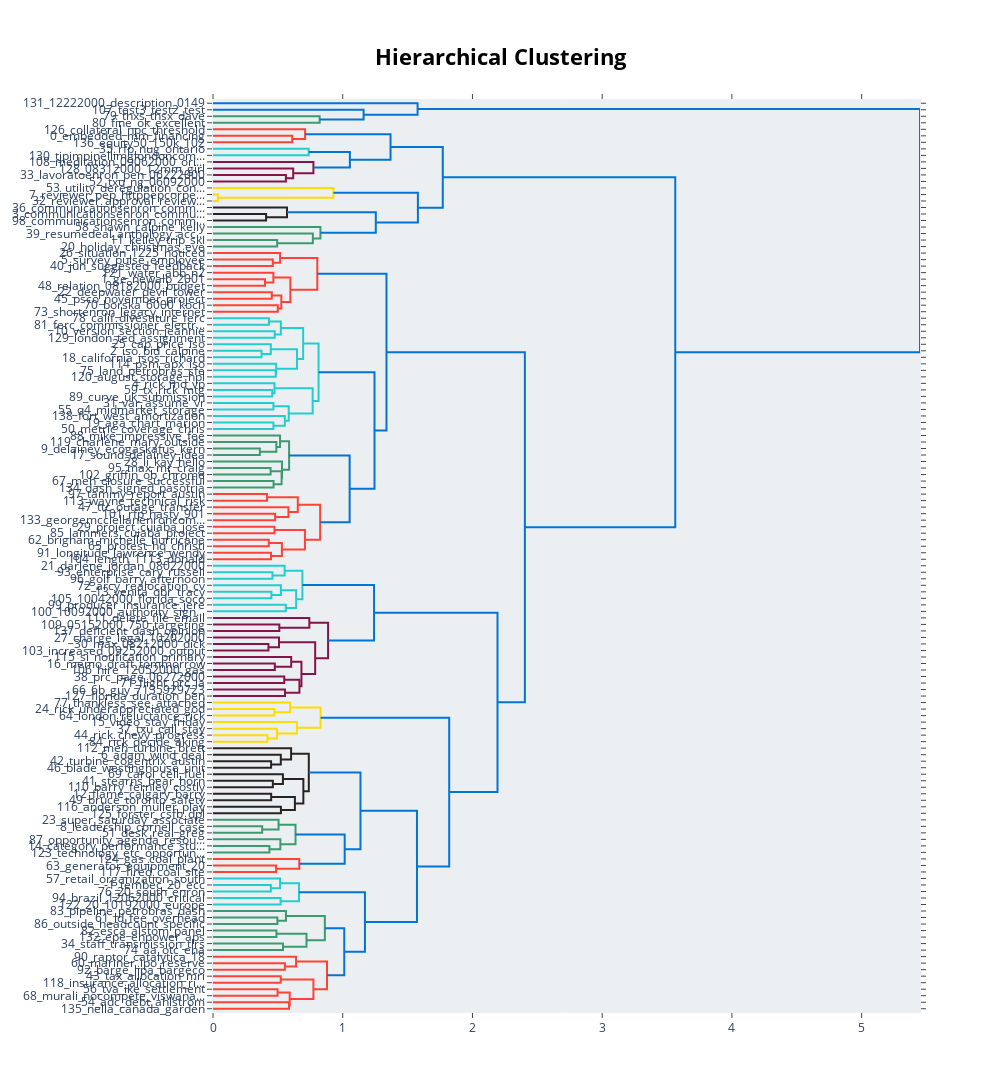

Notebook source saved alongside this figure:
### Markdown cell above
### Takeaways
- Produced too many topics to analyze. Need to reduce topic count.

### What does the topics hierarchy look like?

### Code cell
model.topic_tree(topic_model)

### Figure 1 — Plotly figure (JSON) as saved in the notebook; plotly's stock layout.template omitted (floating-point values rounded to 4 significant figures; data arrays with more than 128 entries replaced by an {"elided": "..."} marker saying what was removed)
{"data": [{"hoverinfo": "text", "marker": {"color": "rgb(61,153,112)"}, "mode": "lines", "type": "scatter", "x": [0, 0.8221, 0.8221, 0], "xaxis": "x", "y": [-25, -25, -35, -35], "yaxis": "y"}, {"hoverinfo": "text", "marker": {"color": "rgb(0,116,217)"}, "mode": "lines", "type": "scatter", "x": [0, 1.161, 1.161, 0.8221], "xaxis": "x", "y": [-15, -15, -30, -30], "yaxis": "y"}, {"hoverinfo": "text", "marker": {"color": "rgb(0,116,217)"}, "mode": "lines", "type": "scatter", "x": [0, 1.577, 1.577, 1.161], "xaxis": "x", "y": [-5, -5, -22.5, -22.5], "yaxis": "y"}, {"hoverinfo": "text", "marker": {"color": "rgb(255,65,54)"}, "mode": "lines", "type": "scatter", "x": [0, 0.6111, 0.6111, 0], "xaxis": "x", "y": [-55, -55, -65, -65], "yaxis": "y"}, {"hoverinfo": "text", "marker": {"color": "rgb(255,65,54)"}, "mode": "lines", "type": "scatter", "x": [0, 0.7099, 0.7099, 0.6111], "xaxis": "x", "y": [-45, -45, -60, -60], "yaxis": "y"}, {"hoverinfo": "text", "marker": {"color": "rgb(35,205,205)"}, "mode": "lines", "type": "scatter", "x": [0, 0.7377, 0.7377, 0], "xaxis": "x", "y": [-75, -75, -85, -85], "yaxis": "y"}, {"hoverinfo": "text", "marker": {"color": "rgb(133,20,75)"}, "mode": "lines", "type": "scatter", "x": [0, 0.5619, 0.5619, 0], "xaxis": "x", "y": [-115, -115, -125, -125], "yaxis": "y"}, {"hoverinfo": "text", "marker": {"color": "rgb(133,20,75)"}, "mode": "lines", "type": "scatter", "x": [0, 0.6182, 0.6182, 0.5619], "xaxis": "x", "y": [-105, -105, -120, -120], "yaxis": "y"}, {"hoverinfo": "text", "marker": {"color": "rgb(133,20,75)"}, "mode": "lines", "type": "scatter", "x": [0, 0.7741, 0.7741, 0.6182], "xaxis": "x", "y": [-95, -95, -112.5, -112.5], "yaxis": "y"}, {"hoverinfo": "text", "marker": {"color": "rgb(0,116,217)"}, "mode": "lines", "type": "scatter", "x": [0.7377, 1.055, 1.055, 0.7741], "xaxis": "x", "y": [-80, -80, -103.8, -103.8], "yaxis": "y"}, {"hoverinfo": "text", "marker": {"color": "rgb(0,116,217)"}, "mode": "lines", "type": "scatter", "x": [0.7099, 1.369, 1.369, 1.055], "xaxis": "x", "y": [-52.5, -52.5, -91.88, -91.88], "yaxis": "y"}, {"hoverinfo": "text", "marker": {"color": "rgb(255,220,0)"}, "mode": "lines", "type": "scatter", "x": [0, 0.03767, 0.03767, 0], "xaxis": "x", "y": [-145, -145, -155, -155], "yaxis": "y"}, {"hoverinfo": "text", "marker": {"color": "rgb(255,220,0)"}, "mode": "lines", "type": "scatter", "x": [0, 0.9284, 0.9284, 0.03767], "xaxis": "x", "y": [-135, -135, -150, -150], "yaxis": "y"}, {"hoverinfo": "text", "marker": {"color": "rgb(40,35,35)"}, "mode": "lines", "type": "scatter", "x": [0, 0.4091, 0.4091, 0], "xaxis": "x", "y": [-175, -175, -185, -185], "yaxis": "y"}, {"hoverinfo": "text", "marker": {"color": "rgb(40,35,35)"}, "mode": "lines", "type": "scatter", "x": [0, 0.5705, 0.5705, 0.4091], "xaxis": "x", "y": [-165, -165, -180, -180], "yaxis": "y"}, {"hoverinfo": "text", "marker": {"color": "rgb(61,153,112)"}, "mode": "lines", "type": "scatter", "x": [0, 0.4947, 0.4947, 0], "xaxis": "x", "y": [-215, -215, -225, -225], "yaxis": "y"}, {"hoverinfo": "text", "marker": {"color": "rgb(61,153,112)"}, "mode": "lines", "type": "scatter", "x": [0, 0.7698, 0.7698, 0.4947], "xaxis": "x", "y": [-205, -205, -220, -220], "yaxis": "y"}, {"hoverinfo": "text", "marker": {"color": "rgb(61,153,112)"}, "mode": "lines", "type": "scatter", "x": [0, 0.828, 0.828, 0.7698], "xaxis": "x", "y": [-195, -195, -212.5, -212.5], "yaxis": "y"}, {"hoverinfo": "text", "marker": {"color": "rgb(0,116,217)"}, "mode": "lines", "type": "scatter", "x": [0.5705, 1.255, 1.255, 0.828], "xaxis": "x", "y": [-172.5, -172.5, -203.8, -203.8], "yaxis": "y"}, {"hoverinfo": "text", "marker": {"color": "rgb(0,116,217)"}, "mode": "lines", "type": "scatter", "x": [0.9284, 1.579, 1.579, 1.255], "xaxis": "x", "y": [-142.5, -142.5, -188.1, -188.1], "yaxis": "y"}, {"hoverinfo": "text", "marker": {"color": "rgb(0,116,217)"}, "mode": "lines", "type": "scatter", "x": [1.369, 1.771, 1.771, 1.579], "xaxis": "x", "y": [-72.19, -72.19, -165.3, -165.3], "yaxis": "y"}, {"hoverinfo": "text", "marker": {"color": "rgb(255,65,54)"}, "mode": "lines", "type": "scatter", "x": [0, 0.4611, 0.4611, 0], "xaxis": "x", "y": [-245, -245, -255, -255], "yaxis": "y"}, {"hoverinfo": "text", "marker": {"color": "rgb(255,65,54)"}, "mode": "lines", "type": "scatter", "x": [0, 0.5172, 0.5172, 0.4611], "xaxis": "x", "y": [-235, -235, -250, -250], "yaxis": "y"}, {"hoverinfo": "text", "marker": {"color": "rgb(255,65,54)"}, "mode": "lines", "type": "scatter", "x": [0, 0.4008, 0.4008, 0], "xaxis": "x", "y": [-275, -275, -285, -285], "yaxis": "y"}, {"hoverinfo": "text", "marker": {"color": "rgb(255,65,54)"}, "mode": "lines", "type": "scatter", "x": [0, 0.4654, 0.4654, 0.4008], "xaxis": "x", "y": [-265, -265, -280, -280], "yaxis": "y"}, {"hoverinfo": "text", "marker": {"color": "rgb(255,65,54)"}, "mode": "lines", "type": "scatter", "x": [0, 0.4528, 0.4528, 0], "xaxis": "x", "y": [-295, -295, -305, -305], "yaxis": "y"}, {"hoverinfo": "text", "marker": {"color": "rgb(255,65,54)"}, "mode": "lines", "type": "scatter", "x": [0, 0.4995, 0.4995, 0], "xaxis": "x", "y": [-315, -315, -325, -325], "yaxis": "y"}, {"hoverinfo": "text", "marker": {"color": "rgb(255,65,54)"}, "mode": "lines", "type": "scatter", "x": [0.4528, 0.5267, 0.5267, 0.4995], "xaxis": "x", "y": [-300, -300, -320, -320], "yaxis": "y"}, {"hoverinfo": "text", "marker": {"color": "rgb(255,65,54)"}, "mode": "lines", "type": "scatter", "x": [0.4654, 0.5962, 0.5962, 0.5267], "xaxis": "x", "y": [-272.5, -272.5, -310, -310], "yaxis": "y"}, {"hoverinfo": "text", "marker": {"color": "rgb(255,65,54)"}, "mode": "lines", "type": "scatter", "x": [0.5172, 0.804, 0.804, 0.5962], "xaxis": "x", "y": [-242.5, -242.5, -291.2, -291.2], "yaxis": "y"}, {"hoverinfo": "text", "marker": {"color": "rgb(35,205,205)"}, "mode": "lines", "type": "scatter", "x": [0, 0.431, 0.431, 0], "xaxis": "x", "y": [-335, -335, -345, -345], "yaxis": "y"}, {"hoverinfo": "text", "marker": {"color": "rgb(35,205,205)"}, "mode": "lines", "type": "scatter", "x": [0, 0.4757, 0.4757, 0], "xaxis": "x", "y": [-355, -355, -365, -365], "yaxis": "y"}, {"hoverinfo": "text", "marker": {"color": "rgb(35,205,205)"}, "mode": "lines", "type": "scatter", "x": [0.431, 0.523, 0.523, 0.4757], "xaxis": "x", "y": [-340, -340, -360, -360], "yaxis": "y"}, {"hoverinfo": "text", "marker": {"color": "rgb(35,205,205)"}, "mode": "lines", "type": "scatter", "x": [0, 0.3742, 0.3742, 0], "xaxis": "x", "y": [-385, -385, -395, -395], "yaxis": "y"}, {"hoverinfo": "text", "marker": {"color": "rgb(35,205,205)"}, "mode": "lines", "type": "scatter", "x": [0, 0.4455, 0.4455, 0.3742], "xaxis": "x", "y": [-375, -375, -390, -390], "yaxis": "y"}, {"hoverinfo": "text", "marker": {"color": "rgb(35,205,205)"}, "mode": "lines", "type": "scatter", "x": [0, 0.4835, 0.4835, 0], "xaxis": "x", "y": [-415, -415, -425, -425], "yaxis": "y"}, {"hoverinfo": "text", "marker": {"color": "rgb(35,205,205)"}, "mode": "lines", "type": "scatter", "x": [0, 0.4872, 0.4872, 0.4835], "xaxis": "x", "y": [-405, -405, -420, -420], "yaxis": "y"}, {"hoverinfo": "text", "marker": {"color": "rgb(35,205,205)"}, "mode": "lines", "type": "scatter", "x": [0.4455, 0.6473, 0.6473, 0.4872], "xaxis": "x", "y": [-382.5, -382.5, -412.5, -412.5], "yaxis": "y"}, {"hoverinfo": "text", "marker": {"color": "rgb(35,205,205)"}, "mode": "lines", "type": "scatter", "x": [0.523, 0.6949, 0.6949, 0.6473], "xaxis": "x", "y": [-350, -350, -397.5, -397.5], "yaxis": "y"}, {"hoverinfo": "text", "marker": {"color": "rgb(35,205,205)"}, "mode": "lines", "type": "scatter", "x": [0, 0.4565, 0.4565, 0], "xaxis": "x", "y": [-445, -445, -455, -455], "yaxis": "y"}, {"hoverinfo": "text", "marker": {"color": "rgb(35,205,205)"}, "mode": "lines", "type": "scatter", "x": [0, 0.4741, 0.4741, 0.4565], "xaxis": "x", "y": [-435, -435, -450, -450], "yaxis": "y"}, {"hoverinfo": "text", "marker": {"color": "rgb(35,205,205)"}, "mode": "lines", "type": "scatter", "x": [0, 0.4656, 0.4656, 0], "xaxis": "x", "y": [-465, -465, -475, -475], "yaxis": "y"}, {"hoverinfo": "text", "marker": {"color": "rgb(35,205,205)"}, "mode": "lines", "type": "scatter", "x": [0, 0.4659, 0.4659, 0], "xaxis": "x", "y": [-495, -495, -505, -505], "yaxis": "y"}, {"hoverinfo": "text", "marker": {"color": "rgb(35,205,205)"}, "mode": "lines", "type": "scatter", "x": [0, 0.5537, 0.5537, 0.4659], "xaxis": "x", "y": [-485, -485, -500, -500], "yaxis": "y"}, {"hoverinfo": "text", "marker": {"color": "rgb(35,205,205)"}, "mode": "lines", "type": "scatter", "x": [0.4656, 0.5836, 0.5836, 0.5537], "xaxis": "x", "y": [-470, -470, -492.5, -492.5], "yaxis": "y"}, {"hoverinfo": "text", "marker": {"color": "rgb(35,205,205)"}, "mode": "lines", "type": "scatter", "x": [0.4741, 0.7682, 0.7682, 0.5836], "xaxis": "x", "y": [-442.5, -442.5, -481.2, -481.2], "yaxis": "y"}, {"hoverinfo": "text", "marker": {"color": "rgb(35,205,205)"}, "mode": "lines", "type": "scatter", "x": [0.6949, 0.8137, 0.8137, 0.7682], "xaxis": "x", "y": [-373.8, -373.8, -461.9, -461.9], "yaxis": "y"}, {"hoverinfo": "text", "marker": {"color": "rgb(61,153,112)"}, "mode": "lines", "type": "scatter", "x": [0, 0.361, 0.361, 0], "xaxis": "x", "y": [-535, -535, -545, -545], "yaxis": "y"}, {"hoverinfo": "text", "marker": {"color": "rgb(61,153,112)"}, "mode": "lines", "type": "scatter", "x": [0, 0.4884, 0.4884, 0.361], "xaxis": "x", "y": [-525, -525, -540, -540], "yaxis": "y"}, {"hoverinfo": "text", "marker": {"color": "rgb(61,153,112)"}, "mode": "lines", "type": "scatter", "x": [0, 0.5169, 0.5169, 0.4884], "xaxis": "x", "y": [-515, -515, -532.5, -532.5], "yaxis": "y"}, {"hoverinfo": "text", "marker": {"color": "rgb(61,153,112)"}, "mode": "lines", "type": "scatter", "x": [0, 0.4438, 0.4438, 0], "xaxis": "x", "y": [-565, -565, -575, -575], "yaxis": "y"}, {"hoverinfo": "text", "marker": {"color": "rgb(61,153,112)"}, "mode": "lines", "type": "scatter", "x": [0, 0.4669, 0.4669, 0], "xaxis": "x", "y": [-585, -585, -595, -595], "yaxis": "y"}, {"hoverinfo": "text", "marker": {"color": "rgb(61,153,112)"}, "mode": "lines", "type": "scatter", "x": [0.4438, 0.529, 0.529, 0.4669], "xaxis": "x", "y": [-570, -570, -590, -590], "yaxis": "y"}, {"hoverinfo": "text", "marker": {"color": "rgb(61,153,112)"}, "mode": "lines", "type": "scatter", "x": [0, 0.5316, 0.5316, 0.529], "xaxis": "x", "y": [-555, -555, -580, -580], "yaxis": "y"}, {"hoverinfo": "text", "marker": {"color": "rgb(61,153,112)"}, "mode": "lines", "type": "scatter", "x": [0.5169, 0.5866, 0.5866, 0.5316], "xaxis": "x", "y": [-523.8, -523.8, -567.5, -567.5], "yaxis": "y"}, {"hoverinfo": "text", "marker": {"color": "rgb(255,65,54)"}, "mode": "lines", "type": "scatter", "x": [0, 0.4166, 0.4166, 0], "xaxis": "x", "y": [-605, -605, -615, -615], "yaxis": "y"}, {"hoverinfo": "text", "marker": {"color": "rgb(255,65,54)"}, "mode": "lines", "type": "scatter", "x": [0, 0.4791, 0.4791, 0], "xaxis": "x", "y": [-635, -635, -645, -645], "yaxis": "y"}, {"hoverinfo": "text", "marker": {"color": "rgb(255,65,54)"}, "mode": "lines", "type": "scatter", "x": [0, 0.5814, 0.5814, 0.4791], "xaxis": "x", "y": [-625, -625, -640, -640], "yaxis": "y"}, {"hoverinfo": "text", "marker": {"color": "rgb(255,65,54)"}, "mode": "lines", "type": "scatter", "x": [0.4166, 0.6537, 0.6537, 0.5814], "xaxis": "x", "y": [-610, -610, -632.5, -632.5], "yaxis": "y"}, {"hoverinfo": "text", "marker": {"color": "rgb(255,65,54)"}, "mode": "lines", "type": "scatter", "x": [0, 0.4737, 0.4737, 0], "xaxis": "x", "y": [-655, -655, -665, -665], "yaxis": "y"}, {"hoverinfo": "text", "marker": {"color": "rgb(255,65,54)"}, "mode": "lines", "type": "scatter", "x": [0, 0.4297, 0.4297, 0], "xaxis": "x", "y": [-675, -675, -685, -685], "yaxis": "y"}, {"hoverinfo": "text", "marker": {"color": "rgb(255,65,54)"}, "mode": "lines", "type": "scatter", "x": [0, 0.4472, 0.4472, 0], "xaxis": "x", "y": [-695, -695, -705, -705], "yaxis": "y"}, {"hoverinfo": "text", "marker": {"color": "rgb(255,65,54)"}, "mode": "lines", "type": "scatter", "x": [0.4297, 0.5311, 0.5311, 0.4472], "xaxis": "x", "y": [-680, -680, -700, -700], "yaxis": "y"}, {"hoverinfo": "text", "marker": {"color": "rgb(255,65,54)"}, "mode": "lines", "type": "scatter", "x": [0.4737, 0.7086, 0.7086, 0.5311], "xaxis": "x", "y": [-660, -660, -690, -690], "yaxis": "y"}, {"hoverinfo": "text", "marker": {"color": "rgb(255,65,54)"}, "mode": "lines", "type": "scatter", "x": [0.6537, 0.8261, 0.8261, 0.7086], "xaxis": "x", "y": [-621.2, -621.2, -675, -675], "yaxis": "y"}, {"hoverinfo": "text", "marker": {"color": "rgb(0,116,217)"}, "mode": "lines", "type": "scatter", "x": [0.5866, 1.053, 1.053, 0.8261], "xaxis": "x", "y": [-545.6, -545.6, -648.1, -648.1], "yaxis": "y"}, {"hoverinfo": "text", "marker": {"color": "rgb(0,116,217)"}, "mode": "lines", "type": "scatter", "x": [0.8137, 1.245, 1.245, 1.053], "xaxis": "x", "y": [-417.8, -417.8, -596.9, -596.9], "yaxis": "y"}, {"hoverinfo": "text", "marker": {"color": "rgb(0,116,217)"}, "mode": "lines", "type": "scatter", "x": [0.804, 1.337, 1.337, 1.245], "xaxis": "x", "y": [-266.9, -266.9, -507.3, -507.3], "yaxis": "y"}, {"hoverinfo": "text", "marker": {"color": "rgb(35,205,205)"}, "mode": "lines", "type": "scatter", "x": [0, 0.4583, 0.4583, 0], "xaxis": "x", "y": [-725, -725, -735, -735], "yaxis": "y"}, {"hoverinfo": "text", "marker": {"color": "rgb(35,205,205)"}, "mode": "lines", "type": "scatter", "x": [0, 0.5522, 0.5522, 0.4583], "xaxis": "x", "y": [-715, -715, -730, -730], "yaxis": "y"}, {"hoverinfo": "text", "marker": {"color": "rgb(35,205,205)"}, "mode": "lines", "type": "scatter", "x": [0, 0.4501, 0.4501, 0], "xaxis": "x", "y": [-755, -755, -765, -765], "yaxis": "y"}, {"hoverinfo": "text", "marker": {"color": "rgb(35,205,205)"}, "mode": "lines", "type": "scatter", "x": [0, 0.5234, 0.5234, 0.4501], "xaxis": "x", "y": [-745, -745, -760, -760], "yaxis": "y"}, {"hoverinfo": "text", "marker": {"color": "rgb(35,205,205)"}, "mode": "lines", "type": "scatter", "x": [0, 0.5609, 0.5609, 0], "xaxis": "x", "y": [-775, -775, -785, -785], "yaxis": "y"}, {"hoverinfo": "text", "marker": {"color": "rgb(35,205,205)"}, "mode": "lines", "type": "scatter", "x": [0.5234, 0.641, 0.641, 0.5609], "xaxis": "x", "y": [-752.5, -752.5, -780, -780], "yaxis": "y"}, {"hoverinfo": "text", "marker": {"color": "rgb(35,205,205)"}, "mode": "lines", "type": "scatter", "x": [0.5522, 0.6892, 0.6892, 0.641], "xaxis": "x", "y": [-722.5, -722.5, -766.2, -766.2], "yaxis": "y"}, {"hoverinfo": "text", "marker": {"color": "rgb(133,20,75)"}, "mode": "lines", "type": "scatter", "x": [0, 0.5113, 0.5113, 0], "xaxis": "x", "y": [-805, -805, -815, -815], "yaxis": "y"}, {"hoverinfo": "text", "marker": {"color": "rgb(133,20,75)"}, "mode": "lines", "type": "scatter", "x": [0, 0.7425, 0.7425, 0.5113], "xaxis": "x", "y": [-795, -795, -810, -810], "yaxis": "y"}, {"hoverinfo": "text", "marker": {"color": "rgb(133,20,75)"}, "mode": "lines", "type": "scatter", "x": [0, 0.4273, 0.4273, 0], "xaxis": "x", "y": [-835, -835, -845, -845], "yaxis": "y"}, {"hoverinfo": "text", "marker": {"color": "rgb(133,20,75)"}, "mode": "lines", "type": "scatter", "x": [0, 0.5088, 0.5088, 0.4273], "xaxis": "x", "y": [-825, -825, -840, -840], "yaxis": "y"}, {"hoverinfo": "text", "marker": {"color": "rgb(133,20,75)"}, "mode": "lines", "type": "scatter", "x": [0, 0.4765, 0.4765, 0], "xaxis": "x", "y": [-865, -865, -875, -875], "yaxis": "y"}, {"hoverinfo": "text", "marker": {"color": "rgb(133,20,75)"}, "mode": "lines", "type": "scatter", "x": [0, 0.6027, 0.6027, 0.4765], "xaxis": "x", "y": [-855, -855, -870, -870], "yaxis": "y"}, {"hoverinfo": "text", "marker": {"color": "rgb(133,20,75)"}, "mode": "lines", "type": "scatter", "x": [0, 0.5492, 0.5492, 0], "xaxis": "x", "y": [-885, -885, -895, -895], "yaxis": "y"}, {"hoverinfo": "text", "marker": {"color": "rgb(133,20,75)"}, "mode": "lines", "type": "scatter", "x": [0, 0.5552, 0.5552, 0], "xaxis": "x", "y": [-905, -905, -915, -915], "yaxis": "y"}, {"hoverinfo": "text", "marker": {"color": "rgb(133,20,75)"}, "mode": "lines", "type": "scatter", "x": [0.5492, 0.6662, 0.6662, 0.5552], "xaxis": "x", "y": [-890, -890, -910, -910], "yaxis": "y"}, {"hoverinfo": "text", "marker": {"color": "rgb(133,20,75)"}, "mode": "lines", "type": "scatter", "x": [0.6027, 0.6817, 0.6817, 0.6662], "xaxis": "x", "y": [-862.5, -862.5, -900, -900], "yaxis": "y"}, {"hoverinfo": "text", "marker": {"color": "rgb(133,20,75)"}, "mode": "lines", "type": "scatter", "x": [0.5088, 0.7876, 0.7876, 0.6817], "xaxis": "x", "y": [-832.5, -832.5, -881.2, -881.2], "yaxis": "y"}, {"hoverinfo": "text", "marker": {"color": "rgb(133,20,75)"}, "mode": "lines", "type": "scatter", "x": [0.7425, 0.8872, 0.8872, 0.7876], "xaxis": "x", "y": [-802.5, -802.5, -856.9, -856.9], "yaxis": "y"}, {"hoverinfo": "text", "marker": {"color": "rgb(0,116,217)"}, "mode": "lines", "type": "scatter", "x": [0.6892, 1.241, 1.241, 0.8872], "xaxis": "x", "y": [-744.4, -744.4, -829.7, -829.7], "yaxis": "y"}, {"hoverinfo": "text", "marker": {"color": "rgb(255,220,0)"}, "mode": "lines", "type": "scatter", "x": [0, 0.4728, 0.4728, 0], "xaxis": "x", "y": [-935, -935, -945, -945], "yaxis": "y"}, {"hoverinfo": "text", "marker": {"color": "rgb(255,220,0)"}, "mode": "lines", "type": "scatter", "x": [0, 0.5938, 0.5938, 0.4728], "xaxis": "x", "y": [-925, -925, -940, -940], "yaxis": "y"}, {"hoverinfo": "text", "marker": {"color": "rgb(255,220,0)"}, "mode": "lines", "type": "scatter", "x": [0, 0.4201, 0.4201, 0], "xaxis": "x", "y": [-975, -975, -985, -985], "yaxis": "y"}, {"hoverinfo": "text", "marker": {"color": "rgb(255,220,0)"}, "mode": "lines", "type": "scatter", "x": [0, 0.4929, 0.4929, 0.4201], "xaxis": "x", "y": [-965, -965, -980, -980], "yaxis": "y"}, {"hoverinfo": "text", "marker": {"color": "rgb(255,220,0)"}, "mode": "lines", "type": "scatter", "x": [0, 0.6467, 0.6467, 0.4929], "xaxis": "x", "y": [-955, -955, -972.5, -972.5], "yaxis": "y"}, {"hoverinfo": "text", "marker": {"color": "rgb(255,220,0)"}, "mode": "lines", "type": "scatter", "x": [0.5938, 0.8291, 0.8291, 0.6467], "xaxis": "x", "y": [-932.5, -932.5, -963.8, -963.8], "yaxis": "y"}, {"hoverinfo": "text", "marker": {"color": "rgb(40,35,35)"}, "mode": "lines", "type": "scatter", "x": [0, 0.4478, 0.4478, 0], "xaxis": "x", "y": [-1015, -1015, -1025, -1025], "yaxis": "y"}, {"hoverinfo": "text", "marker": {"color": "rgb(40,35,35)"}, "mode": "lines", "type": "scatter", "x": [0, 0.5227, 0.5227, 0.4478], "xaxis": "x", "y": [-1005, -1005, -1020, -1020], "yaxis": "y"}, {"hoverinfo": "text", "marker": {"color": "rgb(40,35,35)"}, "mode": "lines", "type": "scatter", "x": [0, 0.602, 0.602, 0.5227], "xaxis": "x", "y": [-995, -995, -1012.0, -1012.0], "yaxis": "y"}, {"hoverinfo": "text", "marker": {"color": "rgb(40,35,35)"}, "mode": "lines", "type": "scatter", "x": [0, 0.4614, 0.4614, 0], "xaxis": "x", "y": [-1045, -1045, -1055, -1055], "yaxis": "y"}, {"hoverinfo": "text", "marker": {"color": "rgb(40,35,35)"}, "mode": "lines", "type": "scatter", "x": [0, 0.539, 0.539, 0.4614], "xaxis": "x", "y": [-1035, -1035, -1050, -1050], "yaxis": "y"}, {"hoverinfo": "text", "marker": {"color": "rgb(40,35,35)"}, "mode": "lines", "type": "scatter", "x": [0, 0.4484, 0.4484, 0], "xaxis": "x", "y": [-1065, -1065, -1075, -1075], "yaxis": "y"}, {"hoverinfo": "text", "marker": {"color": "rgb(40,35,35)"}, "mode": "lines", "type": "scatter", "x": [0, 0.5235, 0.5235, 0], "xaxis": "x", "y": [-1085, -1085, -1095, -1095], "yaxis": "y"}, {"hoverinfo": "text", "marker": {"color": "rgb(40,35,35)"}, "mode": "lines", "type": "scatter", "x": [0.4484, 0.6314, 0.6314, 0.5235], "xaxis": "x", "y": [-1070, -1070, -1090, -1090], "yaxis": "y"}, {"hoverinfo": "text", "marker": {"color": "rgb(40,35,35)"}, "mode": "lines", "type": "scatter", "x": [0.539, 0.6965, 0.6965, 0.6314], "xaxis": "x", "y": [-1042.0, -1042.0, -1080, -1080], "yaxis": "y"}, {"hoverinfo": "text", "marker": {"color": "rgb(40,35,35)"}, "mode": "lines", "type": "scatter", "x": [0.602, 0.7384, 0.7384, 0.6965], "xaxis": "x", "y": [-1004.0, -1004.0, -1061.0, -1061.0], "yaxis": "y"}, {"hoverinfo": "text", "marker": {"color": "rgb(61,153,112)"}, "mode": "lines", "type": "scatter", "x": [0, 0.3792, 0.3792, 0], "xaxis": "x", "y": [-1115, -1115, -1125, -1125], "yaxis": "y"}, {"hoverinfo": "text", "marker": {"color": "rgb(61,153,112)"}, "mode": "lines", "type": "scatter", "x": [0, 0.5055, 0.5055, 0.3792], "xaxis": "x", "y": [-1105, -1105, -1120, -1120], "yaxis": "y"}, {"hoverinfo": "text", "marker": {"color": "rgb(61,153,112)"}, "mode": "lines", "type": "scatter", "x": [0, 0.4348, 0.4348, 0], "xaxis": "x", "y": [-1145, -1145, -1155, -1155], "yaxis": "y"}, {"hoverinfo": "text", "marker": {"color": "rgb(61,153,112)"}, "mode": "lines", "type": "scatter", "x": [0, 0.5191, 0.5191, 0.4348], "xaxis": "x", "y": [-1135, -1135, -1150, -1150], "yaxis": "y"}, {"hoverinfo": "text", "marker": {"color": "rgb(61,153,112)"}, "mode": "lines", "type": "scatter", "x": [0.5055, 0.6361, 0.6361, 0.5191], "xaxis": "x", "y": [-1112.0, -1112.0, -1142.0, -1142.0], "yaxis": "y"}, {"hoverinfo": "text", "marker": {"color": "rgb(255,65,54)"}, "mode": "lines", "type": "scatter", "x": [0, 0.4863, 0.4863, 0], "xaxis": "x", "y": [-1175, -1175, -1185, -1185], "yaxis": "y"}, {"hoverinfo": "text", "marker": {"color": "rgb(255,65,54)"}, "mode": "lines", "type": "scatter", "x": [0, 0.6652, 0.6652, 0.4863], "xaxis": "x", "y": [-1165, -1165, -1180, -1180], "yaxis": "y"}, {"hoverinfo": "text", "marker": {"color": "rgb(0,116,217)"}, "mode": "lines", "type": "scatter", "x": [0.6361, 1.015, 1.015, 0.6652], "xaxis": "x", "y": [-1128.0, -1128.0, -1172.0, -1172.0], "yaxis": "y"}, {"hoverinfo": "text", "marker": {"color": "rgb(0,116,217)"}, "mode": "lines", "type": "scatter", "x": [0.7384, 1.137, 1.137, 1.015], "xaxis": "x", "y": [-1032.0, -1032.0, -1150, -1150], "yaxis": "y"}, {"hoverinfo": "text", "marker": {"color": "rgb(35,205,205)"}, "mode": "lines", "type": "scatter", "x": [0, 0.446, 0.446, 0], "xaxis": "x", "y": [-1205, -1205, -1215, -1215], "yaxis": "y"}, {"hoverinfo": "text", "marker": {"color": "rgb(35,205,205)"}, "mode": "lines", "type": "scatter", "x": [0, 0.5173, 0.5173, 0.446], "xaxis": "x", "y": [-1195, -1195, -1210, -1210], "yaxis": "y"}, {"hoverinfo": "text", "marker": {"color": "rgb(35,205,205)"}, "mode": "lines", "type": "scatter", "x": [0, 0.5209, 0.5209, 0], "xaxis": "x", "y": [-1225, -1225, -1235, -1235], "yaxis": "y"}, {"hoverinfo": "text", "marker": {"color": "rgb(35,205,205)"}, "mode": "lines", "type": "scatter", "x": [0.5173, 0.6627, 0.6627, 0.5209], "xaxis": "x", "y": [-1202.0, -1202.0, -1230, -1230], "yaxis": "y"}, {"hoverinfo": "text", "marker": {"color": "rgb(61,153,112)"}, "mode": "lines", "type": "scatter", "x": [0, 0.4963, 0.4963, 0], "xaxis": "x", "y": [-1255, -1255, -1265, -1265], "yaxis": "y"}, {"hoverinfo": "text", "marker": {"color": "rgb(61,153,112)"}, "mode": "lines", "type": "scatter", "x": [0, 0.5621, 0.5621, 0.4963], "xaxis": "x", "y": [-1245, -1245, -1260, -1260], "yaxis": "y"}, {"hoverinfo": "text", "marker": {"color": "rgb(61,153,112)"}, "mode": "lines", "type": "scatter", "x": [0, 0.4889, 0.4889, 0], "xaxis": "x", "y": [-1275, -1275, -1285, -1285], "yaxis": "y"}, {"hoverinfo": "text", "marker": {"color": "rgb(61,153,112)"}, "mode": "lines", "type": "scatter", "x": [0, 0.5394, 0.5394, 0], "xaxis": "x", "y": [-1295, -1295, -1305, -1305], "yaxis": "y"}, {"hoverinfo": "text", "marker": {"color": "rgb(61,153,112)"}, "mode": "lines", "type": "scatter", "x": [0.4889, 0.7207, 0.7207, 0.5394], "xaxis": "x", "y": [-1280, -1280, -1300, -1300], "yaxis": "y"}, {"hoverinfo": "text", "marker": {"color": "rgb(61,153,112)"}, "mode": "lines", "type": "scatter", "x": [0.5621, 0.8623, 0.8623, 0.7207], "xaxis": "x", "y": [-1252.0, -1252.0, -1290, -1290], "yaxis": "y"}, {"hoverinfo": "text", "marker": {"color": "rgb(255,65,54)"}, "mode": "lines", "type": "scatter", "x": [0, 0.5544, 0.5544, 0], "xaxis": "x", "y": [-1325, -1325, -1335, -1335], "yaxis": "y"}, {"hoverinfo": "text", "marker": {"color": "rgb(255,65,54)"}, "mode": "lines", "type": "scatter", "x": [0, 0.6404, 0.6404, 0.5544], "xaxis": "x", "y": [-1315, -1315, -1330, -1330], "yaxis": "y"}, {"hoverinfo": "text", "marker": {"color": "rgb(255,65,54)"}, "mode": "lines", "type": "scatter", "x": [0, 0.5219, 0.5219, 0], "xaxis": "x", "y": [-1345, -1345, -1355, -1355], "yaxis": "y"}, {"hoverinfo": "text", "marker": {"color": "rgb(255,65,54)"}, "mode": "lines", "type": "scatter", "x": [0, 0.4974, 0.4974, 0], "xaxis": "x", "y": [-1365, -1365, -1375, -1375], "yaxis": "y"}, {"hoverinfo": "text", "marker": {"color": "rgb(255,65,54)"}, "mode": "lines", "type": "scatter", "x": [0, 0.5856, 0.5856, 0], "xaxis": "x", "y": [-1385, -1385, -1395, -1395], "yaxis": "y"}, {"hoverinfo": "text", "marker": {"color": "rgb(255,65,54)"}, "mode": "lines", "type": "scatter", "x": [0.4974, 0.5913, 0.5913, 0.5856], "xaxis": "x", "y": [-1370, -1370, -1390, -1390], "yaxis": "y"}, {"hoverinfo": "text", "marker": {"color": "rgb(255,65,54)"}, "mode": "lines", "type": "scatter", "x": [0.5219, 0.774, 0.774, 0.5913], "xaxis": "x", "y": [-1350, -1350, -1380, -1380], "yaxis": "y"}, {"hoverinfo": "text", "marker": {"color": "rgb(255,65,54)"}, "mode": "lines", "type": "scatter", "x": [0.6404, 0.8787, 0.8787, 0.774], "xaxis": "x", "y": [-1322.0, -1322.0, -1365, -1365], "yaxis": "y"}, {"hoverinfo": "text", "marker": {"color": "rgb(0,116,217)"}, "mode": "lines", "type": "scatter", "x": [0.8623, 1.012, 1.012, 0.8787], "xaxis": "x", "y": [-1271.0, -1271.0, -1344.0, -1344.0], "yaxis": "y"}, {"hoverinfo": "text", "marker": {"color": "rgb(0,116,217)"}, "mode": "lines", "type": "scatter", "x": [0.6627, 1.171, 1.171, 1.012], "xaxis": "x", "y": [-1216.0, -1216.0, -1308.0, -1308.0], "yaxis": "y"}, {"hoverinfo": "text", "marker": {"color": "rgb(0,116,217)"}, "mode": "lines", "type": "scatter", "x": [1.137, 1.572, 1.572, 1.171], "xaxis": "x", "y": [-1091.0, -1091.0, -1262.0, -1262.0], "yaxis": "y"}, {"hoverinfo": "text", "marker": {"color": "rgb(0,116,217)"}, "mode": "lines", "type": "scatter", "x": [0.8291, 1.821, 1.821, 1.572], "xaxis": "x", "y": [-948.1, -948.1, -1177.0, -1177.0], "yaxis": "y"}, {"hoverinfo": "text", "marker": {"color": "rgb(0,116,217)"}, "mode": "lines", "type": "scatter", "x": [1.241, 2.193, 2.193, 1.821], "xaxis": "x", "y": [-787.0, -787.0, -1062.0, -1062.0], "yaxis": "y"}, {"hoverinfo": "text", "marker": {"color": "rgb(0,116,217)"}, "mode": "lines", "type": "scatter", "x": [1.337, 2.404, 2.404, 2.193], "xaxis": "x", "y": [-387.1, -387.1, -924.7, -924.7], "yaxis": "y"}, {"hoverinfo": "text", "marker": {"color": "rgb(0,116,217)"}, "mode": "lines", "type": "scatter", "x": [1.771, 3.563, 3.563, 2.404], "xaxis": "x", "y": [-118.8, -118.8, -655.9, -655.9], "yaxis": "y"}, {"hoverinfo": "text", "marker": {"color": "rgb(0,116,217)"}, "mode": "lines", "type": "scatter", "x": [1.577, 5.45, 5.45, 3.563], "xaxis": "x", "y": [-13.75, -13.75, -387.3, -387.3], "yaxis": "y"}], "layout": {"autosize": false, "height": 2300, "hoverlabel": {"bgcolor": "white", "font": {"family": "Rockwell", "size": 16}}, "hovermode": "closest", "plot_bgcolor": "#ECEFF1", "showlegend": false, "title": {"font": {"color": "Black", "size": 22}, "text": "<b>Hierarchical Clustering", "x": 0.5, "xanchor": "center", "yanchor": "top"}, "width": 1000, "xaxis": {"mirror": "allticks", "rangemode": "tozero", "showgrid": false, "showline": true, "showticklabels": true, "ticks": "outside", "type": "linear", "zeroline": false}, "yaxis": {"mirror": "allticks", "range": [-1400, 0], "rangemode": "tozero", "showgrid": false, "showline": true, "showticklabels": true, "tickmode": "array", "ticks": "outside", "ticktext": {"elided": "140 str values"}, "tickvals": {"elided": "140 int values"}, "type": "linear", "zeroline": false}}}
